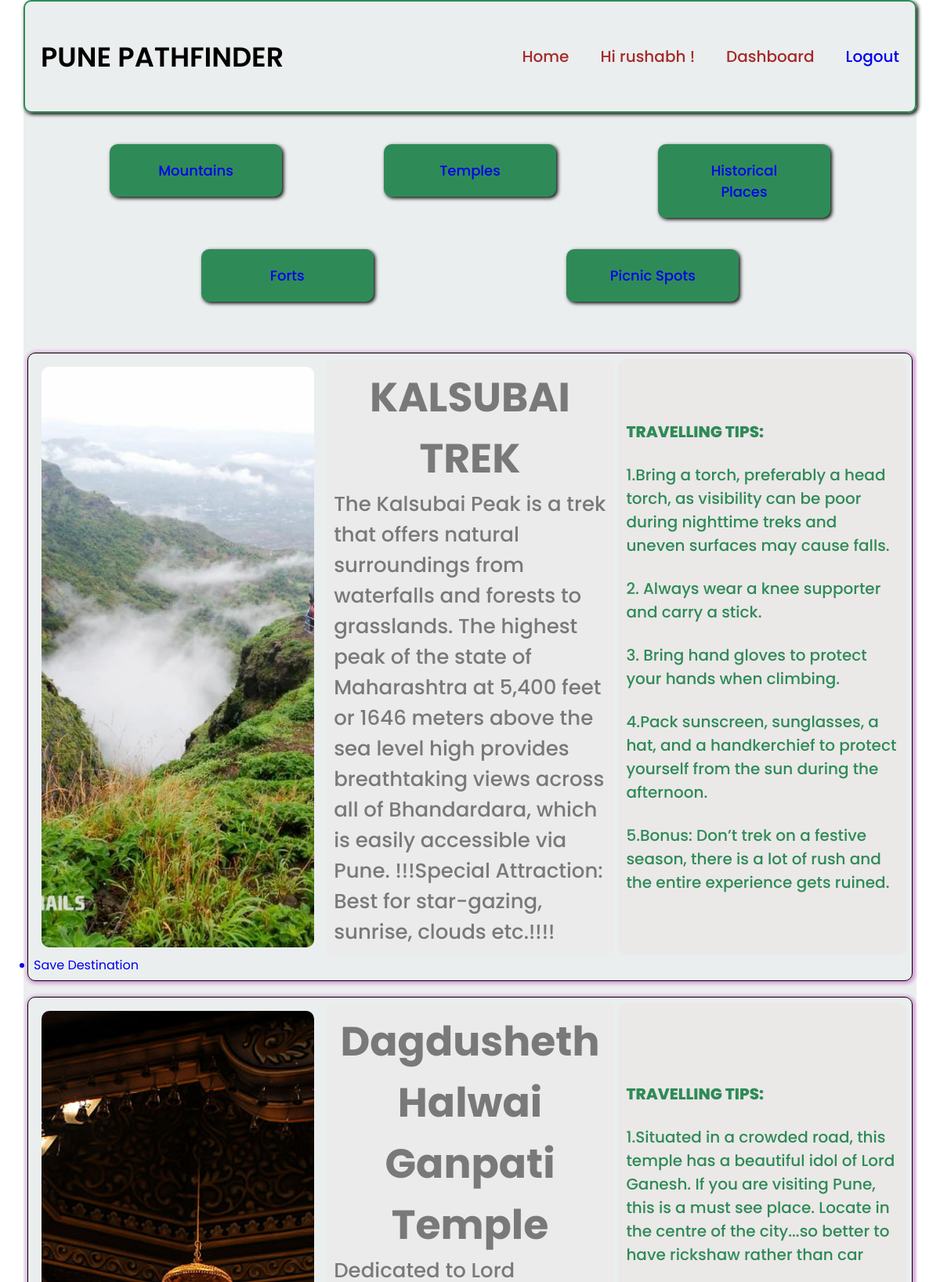
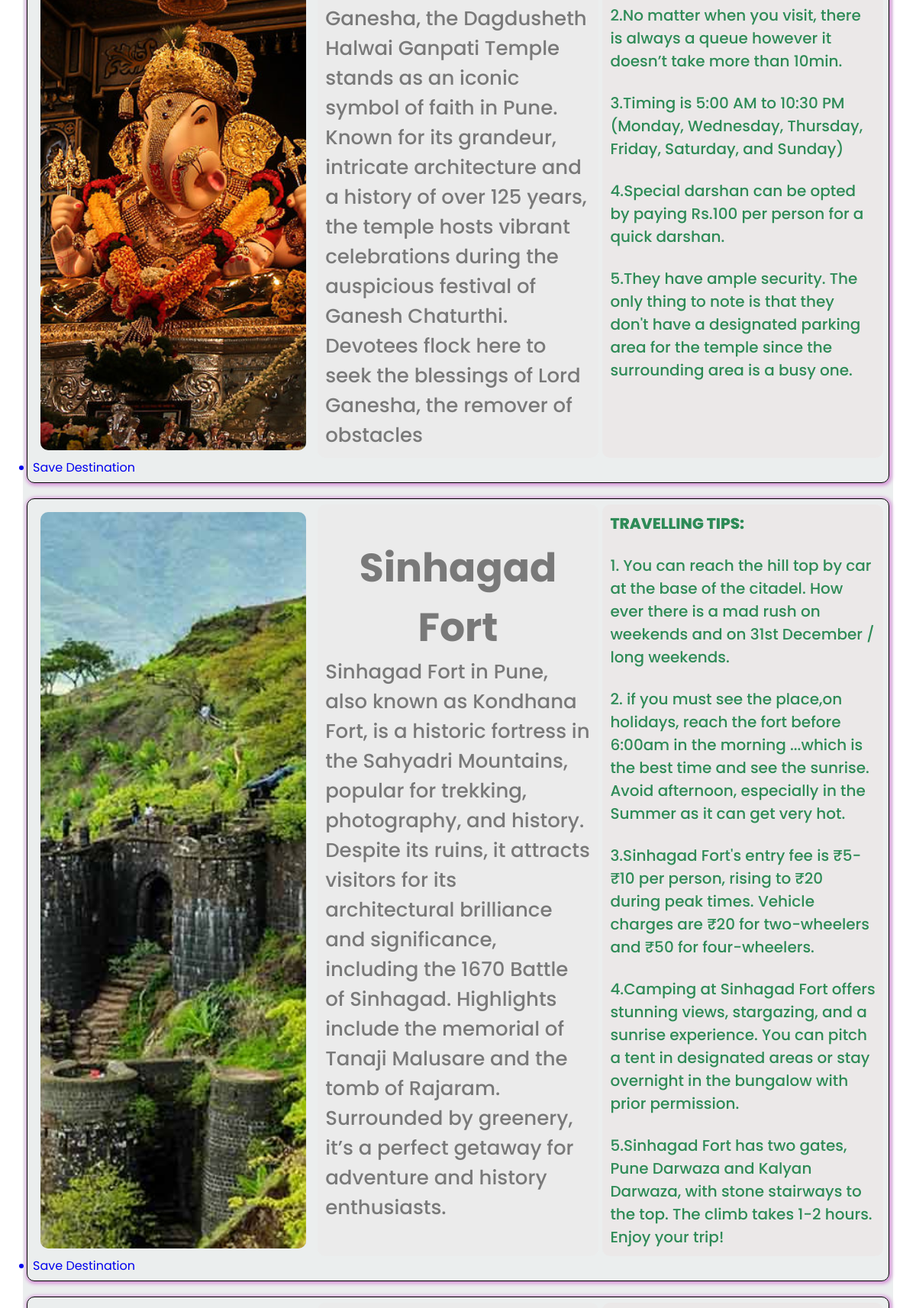
The app's page /destination/ (signed in, upper part) with its own data (2 pictures, top to bottom).
### home/models.py (models this page shows)
class dest_input(models.Model):
    dest_category=models.CharField(max_length=30)
    dest_title=models.CharField(max_length=50,default="TITLE")
    dest_image=models.ImageField(upload_to="static")
    dest_desc=models.TextField()
    dest_tips=models.TextField(default="un")
    dest_tip1=models.TextField()
    dest_tip2=models.TextField()
    dest_tip3=models.TextField()
    dest_tip4=models.TextField(default="BEST OF LUCK")
    dest_tip5=models.TextField(default="HAVE A GREAT TRIP")
    user=models.ForeignKey(User,on_delete=models.SET_NULL,null=True,blank=True)

### home/views.py (the view, shortened to what this page needs)
# urls.py: path('destination/',destination,name='destination'),
@login_required(login_url="/login/")
def destination(request):
    queryset=dest_input.objects.all()
    context={'destination':queryset}
    return render(request,'dest_input.html',context)

### home/templates/dest_input.html (shortened to what this page needs)
<!DOCTYPE html>
<html lang="en">
<head>
    {% load static %}
    <link rel="stylesheet" href="{% static 'dest_input.css' %}">
</head>
<body>
    <div class="wrapper">
        <header>
            <div class="navbar">
                <nav>
                    <h1>PUNE PATHFINDER</h1>
                    <ul>
                        <a href="/destination/"><li>Home</li></a>
                        <li>Hi {{ request.user.username }} !</li>
                        <a href="/dashboard/"><li>Dashboard</li></a>
                        <li>{% if request.user.is_authenticated %}
                            <a href="/logout/" >Logout</a>
                            {%else%}
                            <a href="/login/">Login</a>
                            {%endif%}
                        </li>
                    </ul>
                </nav>
            </div>
        </header>
        <div class="categories">
                <a href="/mountain/">
                    <ul class="btn">
                        <li>Mountains</li>
                    </ul>
                </a>
                <a href="/Temples/">
                    <ul class="btn">
                        <li>Temples</li>
                    </ul>
                </a>
                <a href="/Historical/">
                    <ul class="btn">
                        <li>Historical Places</li>
                    </ul>
                </a>
                <a href="/Forts/">
                    <ul class="btn">
                        <li>Forts</li>
                    </ul>
                </a>
                <a href="/Picnic/">
                    <ul class="btn">
                        <li>Picnic Spots</li>
                    </ul>
                </a>
        </div>
        <div class="display-box">
            {% for d in destination %}
            <table>
                <tr>
                    <td class="image">
                        <img src="/media/{{d.dest_image}}" alt="">
                    </td>
                    <td class="description">
                    <ul>
                        <li>
                            <h1 style="text-align: center;">{{d.dest_title}}</h1>
                        </li>
                        <li>
                            {{d.dest_desc}}
                        </li>
                    </ul>
                    </td>
                    <td class="tips">
                        <ul>
                            <li style="font-weight: 800;">TRAVELLING TIPS:</li>
                            <br>
                            <li>{{d.dest_tip1}}</li>
                            <br>
                            <li>{{d.dest_tip2}}</li>
                            <br>
                            <li>{{d.dest_tip3}}</li>
                            <br>
                            <li>{{d.dest_tip4}}</li>
                            <br>
                            <li>{{d.dest_tip5}}</li>
                        </ul>
                    </td>
                </tr>
                <tr>
                    <td>
                        <a href="/save/{{d.id}}">
                            <ul class="save-btn">
                                <li>Save Destination</li>
                            </ul>
                        </a>
                    </td>
                </tr>
            </table>
            {% endfor %}
        </div>
    </div>
</body>
</html>

### home/static/dest_input.css (style rules this page uses)
* { margin: 0; padding:0; box-sizing: border-box; font-family: "Poppins", sans-serif; }
body { display: flex; min-height: 100vh ; justify-content: center; align-items: center; border-radius: 10px; background:url(./background.jpg) no-repeat center center/cover; }
.wrapper { width: 95vw; min-height: 95vh; background-color: rgba(211, 217, 217, 0.447); backdrop-filter: blur(10px); border-radius: 10px; display: flex; flex-direction: column; }
header .navbar { padding: 20px; border: 2px solid seagreen; border-radius: 10px; box-shadow: 2px 2px 5px black; }
header .navbar nav { display: flex; justify-content: space-between; align-items: center; height: 100px; }
nav h1 { font-size: 35px; font-weight: 600; }
header .navbar nav ul li { list-style: none; font-size: 20px; font-weight: 500; color: brown; transition: all 2s linear; }
header .navbar nav ul { display: flex; justify-content: space-between; gap: 40px; transition: all 2s ease-in-out; }
.categories { display: flex; flex-wrap: wrap; margin: 10px; padding: 10px; justify-content: space-evenly; }
.categories .btn { padding: 20px 40px; font-weight: 500; font-size: 20px; border-radius: 10px; outline: none; width: 300px; border: none; transition: all 0.2s ease-in-out; cursor: pointer; }
a { text-decoration: none; text-align: center; }
.btn li { padding: 20px 40px; font-weight: 500; font-size: 18px; text-decoration: none; border-radius: 10px; background-color: seagreen; outline: none; border: none; transition: all 0.2s ease-in-out; cursor: pointer; list-style: none; box-shadow: 2px 2px 5px black; transition: all 0.2s ease-in-out; }
table { width: 100%; padding: 5px; border: 1px solid black; margin:20px 0px; border-radius: 10px; box-shadow: 1px 1px 5px 2px rgb(212, 144, 214); }
.display-box table tr { display: flex; justify-content: space-between; }
.display-box { padding: 5px; }
.description { display: flex; justify-content: center; align-items: center; background-color: rgba(236, 233, 233, 0.603); color: rgba(10, 9, 9, 0.507); font-size: 26px; font-weight: 500; padding: 10px; width: 33%; border-radius: 10px; }
.tips { background-color: rgba(236, 232, 232, 0.904); color: seagreen; font-size: 16px; font-weight: 500; padding: 10px; width: 33%; border-radius: 10px; }
.image { width: 33%; color: white; font-size: 16px; font-weight: 500; padding: 10px; }
img { object-fit: cover; width: 100%; height: 100%; border-radius: 10px; }
.tips li { list-style: none; font-size: 20px; font-weight: 500; }
.tips ul { height: 100%; display: flex; flex-direction: column; justify-content: center; }
.description li { display: flex; flex-direction: column; justify-content: center; list-style: none; }
.description li h1 { justify-content: flex-start; }

### records on screen
dest_input: dest_image (picture), dest_title "KALSUBAI TREK", dest_desc "The Kalsubai Peak is a trek that offers natural surroundings from waterfalls and forests to grasslands. The highest peak of the state of Maharashtra at 5,400 feet or 1646 meters above the sea level high provides breathtaking views across all of Bhandardara, which is easily accessible via Pune. !!!Special Attraction: Best for star-gazing, sunrise, clouds etc.!!!!", dest_tip1 "1.Bring a torch, preferably a head torch, as visibility can be poor during nighttime treks and uneven surfaces may cause falls.", dest_tip2 "2. Always wear a knee supporter and carry a stick.", dest_tip3 "3. Bring hand gloves to protect your hands when climbing.", dest_tip4 "4.Pack sunscreen, sunglasses, a hat, and a handkerchief to protect yourself from the sun during the afternoon.", dest_tip5 "5.Bonus: Don’t trek on a festive season, there is a lot of rush and the entire experience gets ruined."
dest_input: dest_image (picture), dest_title "Dagdusheth Halwai Ganpati Temple", dest_desc "Dedicated to Lord Ganesha, the Dagdusheth Halwai Ganpati Temple stands as an iconic symbol of faith in Pune. Known for its grandeur, intricate architecture and a history of over 125 years, the temple hosts vibrant celebrations during the auspicious festival of Ganesh Chaturthi. Devotees flock here to seek the blessings of Lord Ganesha, the remover of obstacles", dest_tip1 "1.Situated in a crowded road, this temple has a beautiful idol of Lord Ganesh. If you are visiting Pune, this is a must see place. Locate in the centre of the city...so better to have rickshaw rather than car", dest_tip2 "2.No matter when you visit, there is always a queue however it doesn’t take more than 10min.", dest_tip3 "3.Timing is 5:00 AM to 10:30 PM (Monday, Wednesday, Thursday, Friday, Saturday, and Sunday)", dest_tip4 "4.Special darshan can be opted by paying Rs.100 per person for a quick darshan.", dest_tip5 "5.They have ample security. The only thing to note is that they don't have a designated parking area for the temple since the surrounding area is a busy one."
dest_input: dest_image (picture), dest_title "Sinhagad Fort", dest_desc "Sinhagad Fort in Pune, also known as Kondhana Fort, is a historic fortress in the Sahyadri Mountains, popular for trekking, photography, and history. Despite its ruins, it attracts visitors for its architectural brilliance and significance, including the 1670 Battle of Sinhagad. Highlights include the memorial of Tanaji Malusare and the tomb of Rajaram. Surrounded by greenery, it’s a perfect getaway for adventure and history enthusiasts.", dest_tip1 "1. You can reach the hill top by car at the base of the citadel. How ever there is a mad rush on weekends and on 31st December / long weekends.", dest_tip2 "2. if you must see the place,on holidays, reach the fort before 6:00am in the morning ...which is the best time and see the sunrise. Avoid afternoon, especially in the Summer as it can get very hot.", dest_tip3 "3.Sinhagad Fort's entry fee is ₹5-₹10 per person, rising to ₹20 during peak times. Vehicle charges are ₹20 for two-wheelers and ₹50 for four-wheelers.", dest_tip4 "4.Camping at Sinhagad Fort offers stunning views, stargazing, and a sunrise experience. You can pitch a tent in designated areas or stay overnight in the bungalow with prior permission.", dest_tip5 "5.Sinhagad Fort has two gates, Pune Darwaza and Kalyan Darwaza, with stone stairways to the top. The climb takes 1-2 hours. Enjoy your trip!"

### other values on screen
{{ request.user.username }} "rushabh"
